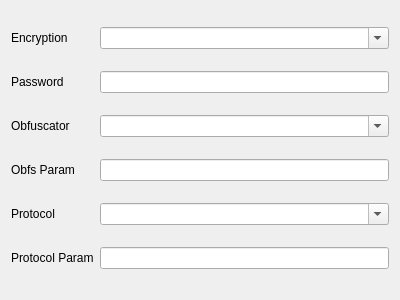
<?xml version="1.0" encoding="UTF-8"?>
<ui version="4.0">
 <class>EditShadowSocksR</class>
 <widget class="QWidget" name="EditShadowSocksR">
  <property name="geometry">
   <rect>
    <x>0</x>
    <y>0</y>
    <width>400</width>
    <height>300</height>
   </rect>
  </property>
  <property name="windowTitle">
   <string notr="true">EditShadowSocksR</string>
  </property>
  <layout class="QGridLayout" name="gridLayout">
   <item row="2" column="1">
    <widget class="QComboBox" name="obfs">
     <property name="editable">
      <bool>true</bool>
     </property>
     <item>
      <property name="text">
       <string/>
      </property>
     </item>
     <item>
      <property name="text">
       <string notr="true">plain</string>
      </property>
     </item>
     <item>
      <property name="text">
       <string notr="true">http_simple</string>
      </property>
     </item>
     <item>
      <property name="text">
       <string notr="true">http_post</string>
      </property>
     </item>
     <item>
      <property name="text">
       <string notr="true">tls1.2_ticket_auth</string>
      </property>
     </item>
     <item>
      <property name="text">
       <string notr="true">tls1.2_ticket_fastauth</string>
      </property>
     </item>
     <item>
      <property name="text">
       <string notr="true">random_head</string>
      </property>
     </item>
    </widget>
   </item>
   <item row="3" column="0">
    <widget class="QLabel" name="Obfs_Param">
     <property name="text">
      <string>Obfs Param</string>
     </property>
    </widget>
   </item>
   <item row="4" column="1">
    <widget class="QComboBox" name="protocol">
     <property name="editable">
      <bool>true</bool>
     </property>
     <item>
      <property name="text">
       <string/>
      </property>
     </item>
     <item>
      <property name="text">
       <string notr="true">origin</string>
      </property>
     </item>
     <item>
      <property name="text">
       <string notr="true">auth_sha1_v4</string>
      </property>
     </item>
     <item>
      <property name="text">
       <string notr="true">auth_aes128_sha1</string>
      </property>
     </item>
     <item>
      <property name="text">
       <string notr="true">auth_aes128_md5</string>
      </property>
     </item>
     <item>
      <property name="text">
       <string notr="true">auth_chain_a</string>
      </property>
     </item>
     <item>
      <property name="text">
       <string notr="true">auth_chain_b</string>
      </property>
     </item>
    </widget>
   </item>
   <item row="0" column="1">
    <widget class="QComboBox" name="method">
     <property name="editable">
      <bool>true</bool>
     </property>
    </widget>
   </item>
   <item row="4" column="0">
    <widget class="QLabel" name="Protocol">
     <property name="text">
      <string>Protocol</string>
     </property>
    </widget>
   </item>
   <item row="2" column="0">
    <widget class="QLabel" name="Obfs">
     <property name="text">
      <string>Obfuscator</string>
     </property>
    </widget>
   </item>
   <item row="3" column="1">
    <widget class="QLineEdit" name="obfs_param"/>
   </item>
   <item row="1" column="1">
    <widget class="QLineEdit" name="password"/>
   </item>
   <item row="0" column="0">
    <widget class="QLabel" name="Method">
     <property name="text">
      <string>Encryption</string>
     </property>
    </widget>
   </item>
   <item row="1" column="0">
    <widget class="QLabel" name="Password">
     <property name="text">
      <string>Password</string>
     </property>
    </widget>
   </item>
   <item row="5" column="1">
    <widget class="QLineEdit" name="protocol_param"/>
   </item>
   <item row="5" column="0">
    <widget class="QLabel" name="Protocol_Param">
     <property name="text">
      <string>Protocol Param</string>
     </property>
    </widget>
   </item>
  </layout>
 </widget>
 <tabstops>
  <tabstop>method</tabstop>
  <tabstop>password</tabstop>
  <tabstop>obfs</tabstop>
  <tabstop>obfs_param</tabstop>
  <tabstop>protocol</tabstop>
  <tabstop>protocol_param</tabstop>
 </tabstops>
 <resources/>
 <connections/>
</ui>
